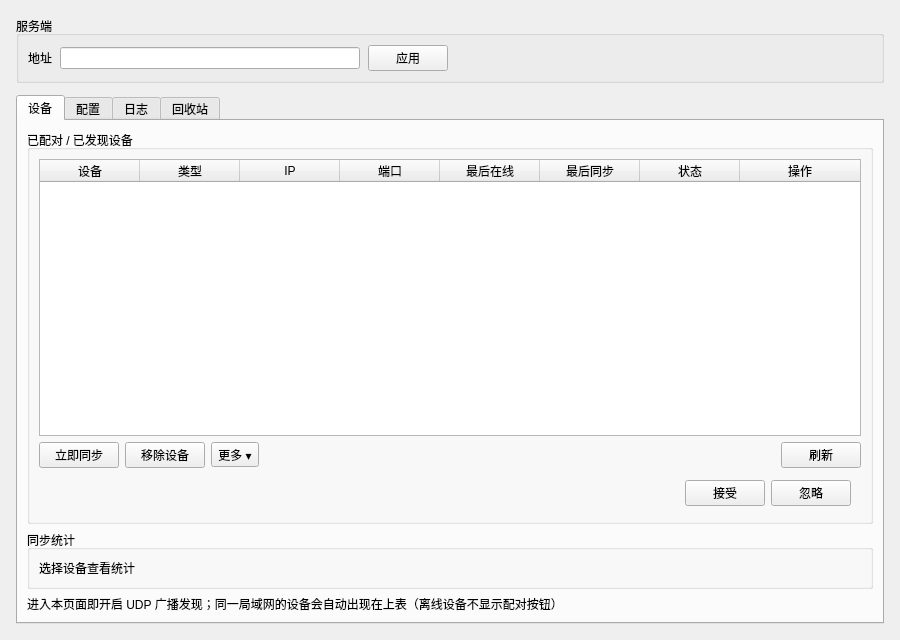
<?xml version="1.0" encoding="UTF-8"?>
<!-- syncpage.ui —— 局域网同步页布局（Qt Designer）
     与 SyncPage::buildUi() 的静态结构一一对应；主题色样式、表格列宽、
     「更多」菜单等运行时内容仍在 syncpage.cpp 中设置 -->
<ui version="4.0">
 <class>SyncPage</class>
 <widget class="QWidget" name="SyncPage">
  <property name="geometry">
   <rect>
    <x>0</x>
    <y>0</y>
    <width>900</width>
    <height>640</height>
   </rect>
  </property>
  <property name="windowTitle">
   <string>局域网同步</string>
  </property>
  <layout class="QVBoxLayout" name="rootLayout" stretch="0,1">
   <property name="leftMargin">
    <number>16</number>
   </property>
   <property name="topMargin">
    <number>16</number>
   </property>
   <property name="rightMargin">
    <number>16</number>
   </property>
   <property name="bottomMargin">
    <number>16</number>
   </property>
   <property name="spacing">
    <number>12</number>
   </property>
   <item>
    <widget class="QGroupBox" name="serverBox">
     <property name="title">
      <string>服务端</string>
     </property>
     <layout class="QHBoxLayout" name="serverLayout">
      <property name="spacing">
       <number>8</number>
      </property>
      <item>
       <widget class="QLabel" name="lblServerAddr">
        <property name="text">
         <string>地址</string>
        </property>
       </widget>
      </item>
      <item>
       <widget class="QLineEdit" name="serverEdit">
        <property name="minimumSize">
         <size>
          <width>300</width>
          <height>0</height>
         </size>
        </property>
        <property name="maximumSize">
         <size>
          <width>300</width>
          <height>16777215</height>
         </size>
        </property>
       </widget>
      </item>
      <item>
       <widget class="QPushButton" name="btnApplyServer">
        <property name="text">
         <string>应用</string>
        </property>
       </widget>
      </item>
      <item>
       <widget class="awqtui::StatusBadge" name="serverBadge"/>
      </item>
      <item>
       <spacer name="serverSpacer">
        <property name="orientation">
         <enum>Qt::Horizontal</enum>
        </property>
        <property name="sizeHint" stdset="0">
         <size>
          <width>40</width>
          <height>20</height>
         </size>
        </property>
       </spacer>
      </item>
     </layout>
    </widget>
   </item>
   <item>
    <widget class="QTabWidget" name="tabs">
     <widget class="QWidget" name="devTab">
      <attribute name="title">
       <string>设备</string>
      </attribute>
      <layout class="QVBoxLayout" name="devLayout">
       <item>
        <widget class="QGroupBox" name="devBox">
         <property name="title">
          <string>已配对 / 已发现设备</string>
         </property>
         <layout class="QVBoxLayout" name="devBoxLayout">
          <item>
           <widget class="QTableWidget" name="devTable">
            <property name="editTriggers">
             <set>QAbstractItemView::NoEditTriggers</set>
            </property>
            <property name="selectionBehavior">
             <enum>QAbstractItemView::SelectRows</enum>
            </property>
            <attribute name="verticalHeaderVisible">
             <bool>false</bool>
            </attribute>
            <attribute name="horizontalHeaderStretchLastSection">
             <bool>true</bool>
            </attribute>
            <column>
             <property name="text">
              <string>设备</string>
             </property>
            </column>
            <column>
             <property name="text">
              <string>类型</string>
             </property>
            </column>
            <column>
             <property name="text">
              <string>IP</string>
             </property>
            </column>
            <column>
             <property name="text">
              <string>端口</string>
             </property>
            </column>
            <column>
             <property name="text">
              <string>最后在线</string>
             </property>
            </column>
            <column>
             <property name="text">
              <string>最后同步</string>
             </property>
            </column>
            <column>
             <property name="text">
              <string>状态</string>
             </property>
            </column>
            <column>
             <property name="text">
              <string>操作</string>
             </property>
            </column>
           </widget>
          </item>
          <item>
           <layout class="QHBoxLayout" name="devBtnRow">
            <item>
             <widget class="QPushButton" name="btnSyncNow">
              <property name="toolTip">
               <string>选中设备时只同步该设备；未选中时同步全部已配对在线设备</string>
              </property>
              <property name="text">
               <string>立即同步</string>
              </property>
             </widget>
            </item>
            <item>
             <widget class="QPushButton" name="btnRemoveDevice">
              <property name="text">
               <string>移除设备</string>
              </property>
             </widget>
            </item>
            <item>
             <widget class="QToolButton" name="btnMore">
              <property name="text">
               <string>更多 ▾</string>
              </property>
              <property name="popupMode">
               <enum>QToolButton::InstantPopup</enum>
              </property>
             </widget>
            </item>
            <item>
             <spacer name="devBtnSpacer">
              <property name="orientation">
               <enum>Qt::Horizontal</enum>
              </property>
              <property name="sizeHint" stdset="0">
               <size>
                <width>40</width>
                <height>20</height>
               </size>
              </property>
             </spacer>
            </item>
            <item>
             <widget class="QPushButton" name="btnRefreshDevices">
              <property name="text">
               <string>刷新</string>
              </property>
             </widget>
            </item>
           </layout>
          </item>
          <item>
           <widget class="QWidget" name="pairBanner">
            <property name="visible">
             <bool>false</bool>
            </property>
            <layout class="QHBoxLayout" name="bannerLayout" stretch="1,0,0">
             <property name="leftMargin">
              <number>10</number>
             </property>
             <property name="topMargin">
              <number>6</number>
             </property>
             <property name="rightMargin">
              <number>10</number>
             </property>
             <property name="bottomMargin">
              <number>6</number>
             </property>
             <item>
              <widget class="QLabel" name="pairBannerLbl">
               <property name="wordWrap">
                <bool>true</bool>
               </property>
              </widget>
             </item>
             <item>
              <widget class="QPushButton" name="btnAcceptPair">
               <property name="text">
                <string>接受</string>
               </property>
              </widget>
             </item>
             <item>
              <widget class="QPushButton" name="btnIgnorePair">
               <property name="text">
                <string>忽略</string>
               </property>
              </widget>
             </item>
            </layout>
           </widget>
          </item>
         </layout>
        </widget>
       </item>
       <item>
        <widget class="QGroupBox" name="statsBox">
         <property name="title">
          <string>同步统计</string>
         </property>
         <layout class="QVBoxLayout" name="statsLayout">
          <item>
           <widget class="QLabel" name="lblStats">
            <property name="text">
             <string>选择设备查看统计</string>
            </property>
            <property name="wordWrap">
             <bool>true</bool>
            </property>
           </widget>
          </item>
         </layout>
        </widget>
       </item>
       <item>
        <widget class="QLabel" name="discoverHint">
         <property name="text">
          <string>进入本页面即开启 UDP 广播发现；同一局域网的设备会自动出现在上表（离线设备不显示配对按钮）</string>
         </property>
         <property name="wordWrap">
          <bool>true</bool>
         </property>
        </widget>
       </item>
      </layout>
     </widget>
     <widget class="QWidget" name="cfgTab">
      <attribute name="title">
       <string>配置</string>
      </attribute>
      <layout class="QVBoxLayout" name="cfgLayout">
       <item>
        <widget class="QGroupBox" name="cfgBox">
         <property name="title">
          <string>同步设置</string>
         </property>
         <layout class="QFormLayout" name="formLayout">
          <item row="0" column="0" colspan="2">
           <widget class="QCheckBox" name="chkEnabled">
            <property name="text">
             <string>启用局域网同步</string>
            </property>
           </widget>
          </item>
          <item row="1" column="0" colspan="2">
           <widget class="QCheckBox" name="chkHttp">
            <property name="toolTip">
             <string>服务端 HTTP 同步接口开关（配对传输走该通道），保持默认开启即可。
收件箱/任务/ActivityWatch 的同步范围在「设置 → 同步」中配置。</string>
            </property>
            <property name="text">
             <string>启用 HTTP 同步</string>
            </property>
           </widget>
          </item>
          <item row="2" column="0" colspan="2">
           <widget class="QLabel" name="syncRangeHint">
            <property name="text">
             <string>同步范围（收件箱/任务/ActivityWatch）请在「设置 → 同步」中配置</string>
            </property>
            <property name="wordWrap">
             <bool>true</bool>
            </property>
           </widget>
          </item>
          <item row="3" column="0">
           <widget class="QLabel" name="labelAlias">
            <property name="text">
             <string>本机别名</string>
            </property>
           </widget>
          </item>
          <item row="3" column="1">
           <widget class="QLineEdit" name="editAlias"/>
          </item>
          <item row="4" column="0">
           <widget class="QLabel" name="labelListenPort">
            <property name="text">
             <string>监听端口</string>
            </property>
           </widget>
          </item>
          <item row="4" column="1">
           <widget class="QLineEdit" name="editListenPort"/>
          </item>
          <item row="5" column="0">
           <widget class="QLabel" name="labelUdpPort">
            <property name="text">
             <string>UDP 端口</string>
            </property>
           </widget>
          </item>
          <item row="5" column="1">
           <widget class="QLineEdit" name="editUdpPort"/>
          </item>
          <item row="6" column="0">
           <widget class="QLabel" name="labelSyncInterval">
            <property name="text">
             <string>自动同步频率</string>
            </property>
           </widget>
          </item>
          <item row="6" column="1">
           <widget class="QComboBox" name="cmbSyncInterval">
            <property name="toolTip">
             <string>已配对设备间自动双向同步的周期。PC 端建议「实时」；手机端建议「省电」。
本机数据改动后会自动即时推送，不必等到下个周期；「仅手动」只在使用「立即同步」时同步。</string>
            </property>
            <item>
             <property name="text">
              <string>实时（每 10 秒）</string>
             </property>
            </item>
            <item>
             <property name="text">
              <string>标准（每 1 分钟）</string>
             </property>
            </item>
            <item>
             <property name="text">
              <string>省电（每 5 分钟）</string>
             </property>
            </item>
            <item>
             <property name="text">
              <string>仅手动</string>
             </property>
            </item>
           </widget>
          </item>
          <item row="7" column="0" colspan="2">
           <widget class="QPushButton" name="btnSaveConfig">
            <property name="text">
             <string>保存配置</string>
            </property>
           </widget>
          </item>
         </layout>
        </widget>
       </item>
       <item>
        <layout class="QHBoxLayout" name="cfgBtnRow">
         <item>
          <widget class="QPushButton" name="btnRefreshConfig">
           <property name="text">
            <string>刷新配置</string>
           </property>
          </widget>
         </item>
         <item>
          <spacer name="cfgBtnSpacer">
           <property name="orientation">
            <enum>Qt::Horizontal</enum>
           </property>
           <property name="sizeHint" stdset="0">
            <size>
             <width>40</width>
             <height>20</height>
            </size>
           </property>
          </spacer>
         </item>
        </layout>
       </item>
       <item>
        <spacer name="cfgBottomSpacer">
         <property name="orientation">
          <enum>Qt::Vertical</enum>
         </property>
         <property name="sizeHint" stdset="0">
          <size>
           <width>20</width>
           <height>0</height>
          </size>
         </property>
        </spacer>
       </item>
      </layout>
     </widget>
     <widget class="QWidget" name="logTab">
      <attribute name="title">
       <string>日志</string>
      </attribute>
      <layout class="QVBoxLayout" name="logLayout" stretch="1">
       <item>
        <widget class="QGroupBox" name="logBox">
         <property name="title">
          <string>同步日志</string>
         </property>
         <layout class="QVBoxLayout" name="logBoxLayout">
          <item>
           <widget class="QPlainTextEdit" name="logView">
            <property name="readOnly">
             <bool>true</bool>
            </property>
            <property name="maximumSize">
             <size>
              <width>16777215</width>
              <height>300</height>
             </size>
            </property>
           </widget>
          </item>
          <item>
           <layout class="QHBoxLayout" name="logBtnRow">
            <item>
             <widget class="QPushButton" name="btnRefreshLogs">
              <property name="text">
               <string>刷新日志</string>
              </property>
             </widget>
            </item>
            <item>
             <widget class="QPushButton" name="btnClearLogs">
              <property name="text">
               <string>清空日志</string>
              </property>
             </widget>
            </item>
            <item>
             <spacer name="logBtnSpacer">
              <property name="orientation">
               <enum>Qt::Horizontal</enum>
              </property>
              <property name="sizeHint" stdset="0">
               <size>
                <width>40</width>
                <height>20</height>
               </size>
              </property>
             </spacer>
            </item>
           </layout>
          </item>
         </layout>
        </widget>
       </item>
      </layout>
     </widget>
     <widget class="QWidget" name="trashTab">
      <attribute name="title">
       <string>回收站</string>
      </attribute>
      <layout class="QVBoxLayout" name="trashLayout">
       <item>
        <widget class="QGroupBox" name="trashBox">
         <property name="title">
          <string>回收站（冲突/删除归档）</string>
         </property>
         <layout class="QVBoxLayout" name="trashBoxLayout">
          <item>
           <widget class="QTableWidget" name="trashTable">
            <property name="editTriggers">
             <set>QAbstractItemView::NoEditTriggers</set>
            </property>
            <property name="selectionBehavior">
             <enum>QAbstractItemView::SelectRows</enum>
            </property>
            <attribute name="verticalHeaderVisible">
             <bool>false</bool>
            </attribute>
            <attribute name="horizontalHeaderStretchLastSection">
             <bool>true</bool>
            </attribute>
            <column>
             <property name="text">
              <string>ID</string>
             </property>
            </column>
            <column>
             <property name="text">
              <string>类型</string>
             </property>
            </column>
            <column>
             <property name="text">
              <string>逻辑键</string>
             </property>
            </column>
            <column>
             <property name="text">
              <string>原因</string>
             </property>
            </column>
            <column>
             <property name="text">
              <string>来源设备</string>
             </property>
            </column>
            <column>
             <property name="text">
              <string>归档时间</string>
             </property>
            </column>
           </widget>
          </item>
          <item>
           <layout class="QHBoxLayout" name="trashBtnRow">
            <item>
             <widget class="QPushButton" name="btnRefreshTrash">
              <property name="text">
               <string>刷新</string>
              </property>
             </widget>
            </item>
            <item>
             <widget class="QPushButton" name="btnRestoreTrash">
              <property name="text">
               <string>恢复选中</string>
              </property>
             </widget>
            </item>
            <item>
             <widget class="QPushButton" name="btnDeleteTrash">
              <property name="text">
               <string>删除选中</string>
              </property>
             </widget>
            </item>
            <item>
             <widget class="QPushButton" name="btnClearTrash">
              <property name="text">
               <string>清空回收站</string>
              </property>
             </widget>
            </item>
            <item>
             <spacer name="trashBtnSpacer">
              <property name="orientation">
               <enum>Qt::Horizontal</enum>
              </property>
              <property name="sizeHint" stdset="0">
               <size>
                <width>40</width>
                <height>20</height>
               </size>
              </property>
             </spacer>
            </item>
           </layout>
          </item>
         </layout>
        </widget>
       </item>
      </layout>
     </widget>
    </widget>
   </item>
  </layout>
 </widget>
 <customwidgets>
  <customwidget>
   <class>awqtui::StatusBadge</class>
   <extends>QWidget</extends>
   <header>widgets.h</header>
  </customwidget>
 </customwidgets>
 <resources/>
 <connections/>
</ui>
